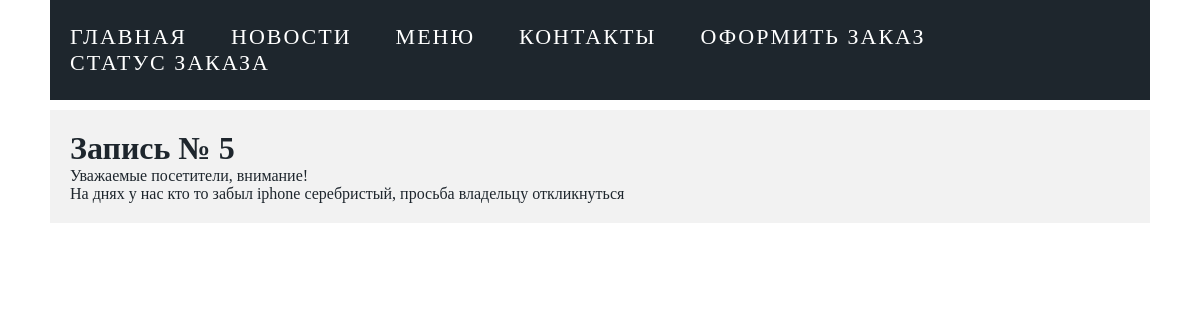
The page /post/5 on the database its author committed.
### app/models.py (models this page shows, shortened)
class Posts(db.Model):
    id = db.Column(db.Integer, primary_key=True)
    title = db.Column(db.String(100), nullable=False)
    text = db.Column(db.String(500), nullable=False)
    data = db.Column(db.DateTime,default= datetime.utcnow)

### app/views.py (the view)
@app.route('/post/<num>')
def post(num):
    post = Posts.query.filter(Posts.id == num)
    return render_template("post.html", menu=menu, post=post)

### app/templates/post.html (shortened to what this page needs)
{% extends "base.html" %}
{% block content %}
{% for p in post %}
<div class="post-content">
    <div class="post_cur">
        <h1>Запись № {{p.id}}</h1>
        <p>{{p.title}}</p>
        <p>{{p.text}}</p>
    </div>
</div>
{% endfor %}
{% endblock content %}

### app/static/css/styles.css (style rules this page uses)
* { margin: 0px; padding: 0px; }
body { font-family: Bahnschrift; color: #1E262D; }
.post-content { display: flex; flex-direction: column; align-items: center; min-height: 737px; }
.post_cur { padding: 20px; width: 1060px; margin: 10px; background-color: #f2f2f2; }

### rows shown on the page
Posts: id "5", title "Уважаемые посетители, внимание!", text "На днях у нас кто то забыл iphone серебристый, просьба владельцу откликнуться"

### other values the page prints
{{ m['name'] }} "ГЛАВНАЯ" "НОВОСТИ" "МЕНЮ" "КОНТАКТЫ" "ОФОРМИТЬ ЗАКАЗ" "СТАТУС ЗАКАЗА"
